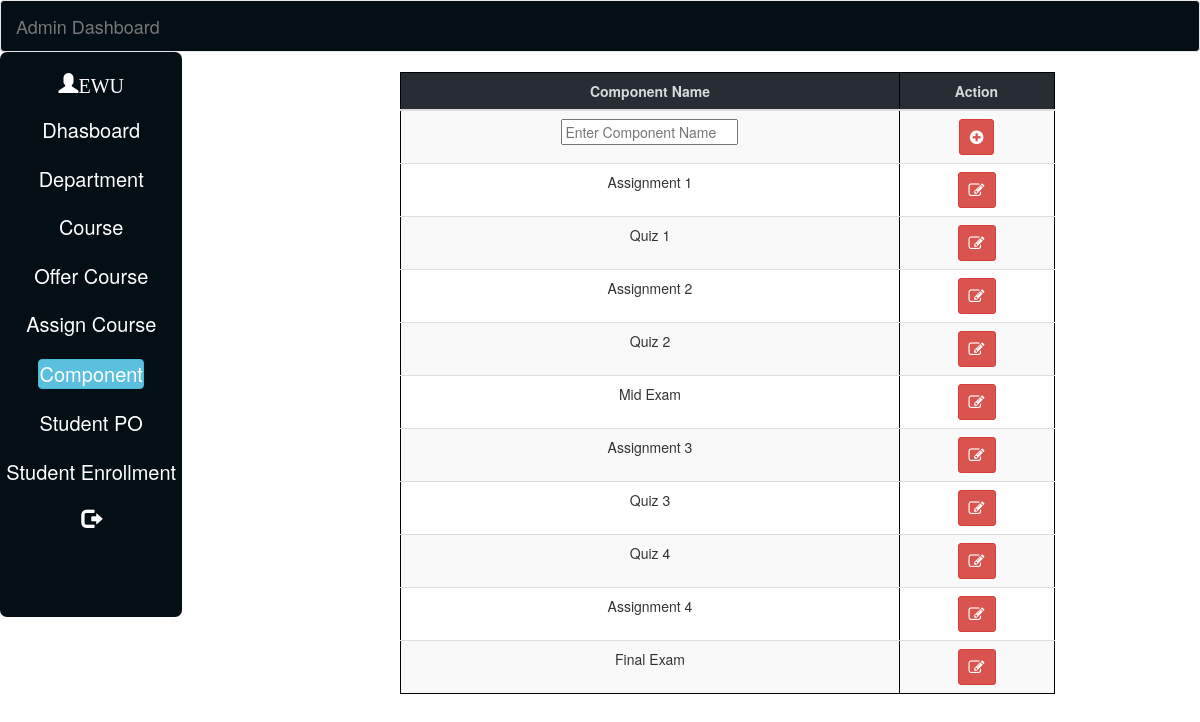
The app's page /fypobe/admin/component.php with its own data.
### tables this page shows
CREATE TABLE IF NOT EXISTS `comp` (
  `comp_id` int(11) NOT NULL,
  `component` varchar(255) NOT NULL
);

### fypobe/admin/component.php (the view, shortened to what this page needs)
<?php include("db.php");
?>
<!DOCTYPE html>
<html>
<head>
  <link rel="stylesheet" href="../css/style_2.css">
  <link rel="stylesheet" href="https://maxcdn.bootstrapcdn.com/font-awesome/4.7.0/css/font-awesome.min.css">
  <link rel="stylesheet" href="../css/bootstrap.min.css">
  </head>
<body>
   <div id="function">
     <div>
      <nav class="navbar navbar-default" id="nb">
        <div class="container-fluid">
          <div class="navbar-header">
            <a class="navbar-brand" href="#">Admin Dashboard</a>
          </div>
        </div>
      </nav>
      <div style="width:95%; margin:0px auto ; " id="nb2">
       <table id="tbl1" width="16%" height="565px">
        <tr><td valign="top"><br>
          <a href="#" class="glyphicon glyphicon-user">EWU</a><br><br>
          <a href="admin_dashboard.php">Dhasboard</a><br><br>
          <a href="department.php" >Department</a><br><br>
          <a href="course.php">Course</a><br><br>
          <a href="offered_course.php">Offer Course</a><br><br>
          <a href="assign_course.php">Assign Course</a><br><br>
          <a href="component.php" class="btn btn-info">Component</a><br><br>
          <a href="history.php">Student PO</a><br><br>
          <a href="st_enrollment.php">Student Enrollment</a><br><br>
          <a href="../logout.php" class="glyphicon glyphicon-log-out"></a>
          </td>
        </tr>
      </table>
    <div style="width:85%; margin:0px auto ; ">
    <form method="POST" action="">
    <div class="table-responsive">
        <table id="tbl2" class="table table-striped" border="1px solid black" width="35%">
      <thead>
        <tr>
            <th>Component Name</th>
            <th >Action</th>
        </tr>
      </thead>
           <tbody>
        <tr>
          <td><input type="text" name="new_comp" placeholder="Enter Component Name" size="20"> </td>
          <td colspan="2"><button type="submit" name="add" class="btn btn btn-danger btn-sm" style="font-size:16px"><i class="fa fa-plus-circle"></i></button></td>
        </tr>
               <?php
         $query_2="SELECT *FROM comp";
        if($select=mysqli_query($connection,$query_2)){
                    if(mysqli_num_rows($select) > 0){
                      while ($row = mysqli_fetch_array($select)){
                          echo "<tr>";
                            echo "<td>".$row['component']."</td>";
                      ?>
          <td><button type="submit" name="edit_row" class="btn btn btn-danger btn-sm" value="<?php echo $row['comp_id']; ?>" style="font-size:16px"><i class="fa fa-edit"></i></button></td>
          <?php
                echo "</tr>";
                        }
                    }
                }
                  ?>
        </tbody>
        </table>
        </div>
      </form>
     </div>
  </div>
</body>
</html>

### fypobe/css/style_2.css (style rules this page uses)
#function { width: 100%; margin: 0px auto; }
#nb { margin-top: 0px; margin-bottom: 0px; background-color: #020c13fc; color: #ffffff; }
#nb2 { margin-left: 0px; float: left; }
table th, td, tr { text-align: center; }
table th { background-color: #85929E; color: #D5DBDB; }
#tbl1 { float: left; background-color: #020c13fc; min-height: 450px; border-radius: 7px; }
#tbl1 a { text-decoration: none; padding: 0px; margin: 0px; font-size: 20px; color: white; }
#tbl2 { margin-top: 20px; border: 1px solid black; float: right; width: 75%; }
#tbl2 th { background-color: #282c33; color: #D5DBDB; }

### records on screen
comp: component "Assignment 1", $row['comp_id'] 3 (drawn)
comp: component "Quiz 1", $row['comp_id'] 4 (drawn)
comp: component "Assignment 2", $row['comp_id'] 5 (drawn)
comp: component "Quiz 2", $row['comp_id'] 6 (drawn)
comp: component "Mid Exam", $row['comp_id'] 7 (drawn)
comp: component "Assignment 3", $row['comp_id'] 8 (drawn)
comp: component "Quiz 3", $row['comp_id'] 9 (drawn)
comp: component "Quiz 4", $row['comp_id'] 10 (drawn)
comp: component "Assignment 4", $row['comp_id'] 11 (drawn)
comp: component "Final Exam", $row['comp_id'] 12 (drawn)
